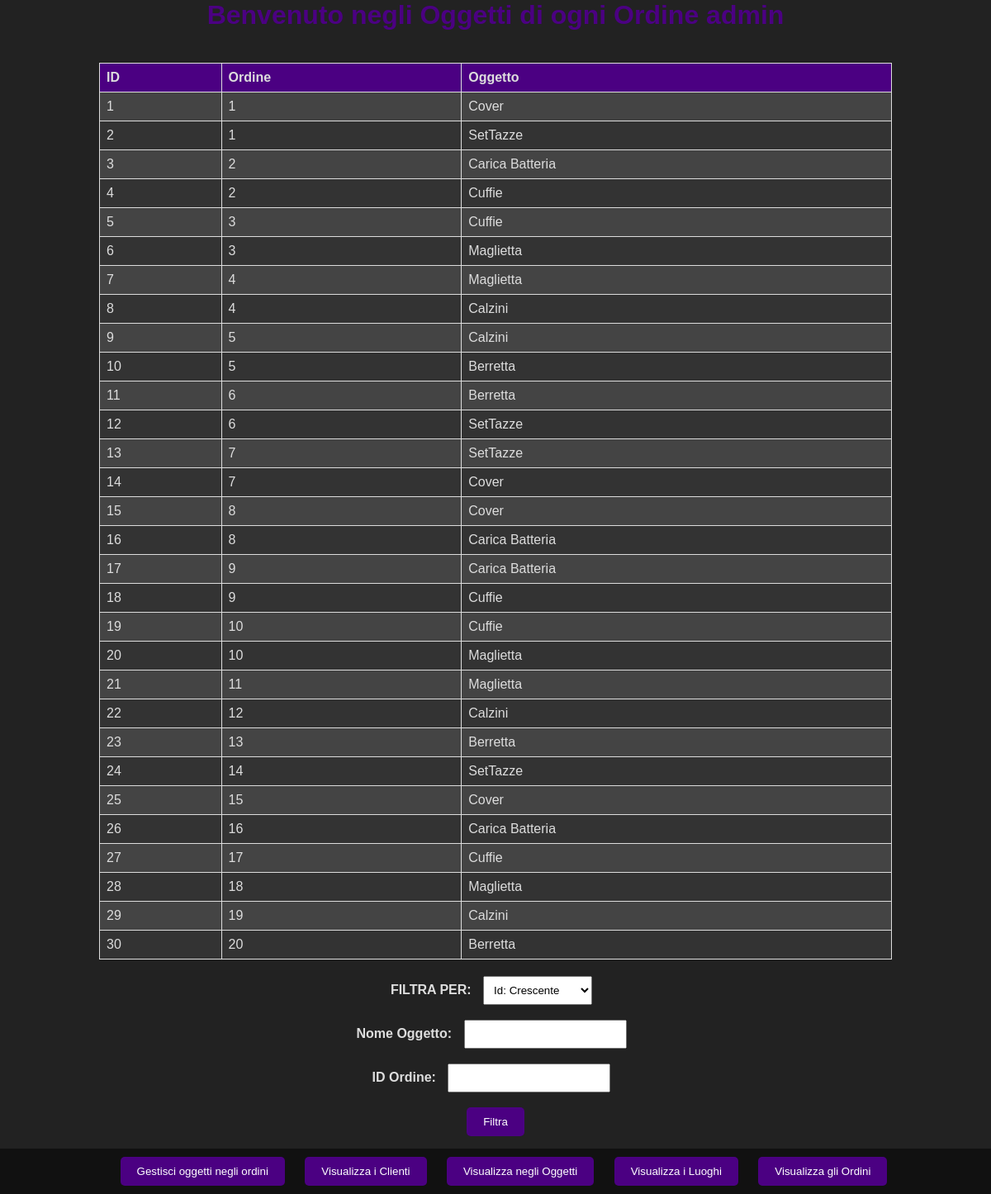
/oggetti_ordini.php (signed in), run on the app's committed database.
### tables this page shows
CREATE TABLE `ordini_oggetti` (
  `id` int(11) NOT NULL,
  `id_ordini` int(11) DEFAULT NULL,
  `id_oggetti` int(11) DEFAULT NULL
);

CREATE TABLE `oggetti` (
  `id` int(11) NOT NULL,
  `nome` varchar(50) NOT NULL,
  `costo` int(11) NOT NULL
);

### oggetti_ordini.php (the view, shortened to what this page needs)
<?php
require "credenziali.php";
if (isset($_SESSION["UTENTE"])) {
    echo "<html>
        <head>
        <style>
        body {
            font-family: Arial, sans-serif;
            margin: 0;
            padding: 0;
            margin-bottom: 70px;
            background-color: #222;
            color: #ddd;
        }
        h1 {
            text-align: center;
            color: #4B0082; /* Indaco */
        }
        table {
            width: 80%;
            margin: auto;
            border-collapse: collapse;
            background-color: #333;
        }
        th, td {
            border: 1px solid #ddd;
            padding: 8px;
            text-align: left;
            color: #ddd;
        }
        th {
            background-color: #4B0082; /* Indaco */
            color: #ddd;
        }
        tr:nth-child(even) {
            background-color: #444;
        }
        footer {
            background-color: #111;
            color: #ddd;
            padding: 10px;
            text-align: center;
            position: fixed;
            bottom: 0;
            width: 100%;
        }
        button {
            padding: 10px 20px;
            margin: 0 10px;
            background-color: #4B0082; /* Indaco */
            color: white;
            border: none;
            border-radius: 5px;
            cursor: pointer;
        }
        button:hover {
            background-color: #6A5ACD; /* Lavanda scuro */
        }
        form {
            margin-top: 20px;
            text-align: center;
        }
        label {
            font-weight: bold;
            margin-right: 10px;
            color: #ddd;
        }
        select, input {
            padding: 8px;
            margin-right: 10px;
        }
    </style>
        </head>
        <body>";
    echo "<h1>Benvenuto negli Oggetti di ogni Ordine " . $_SESSION["UTENTE"]. "</h1>";
    echo "<footer>
        <button onclick='redirectToPage(\"aggiungi_ordineoggetto.php\")'>Gestisci oggetti negli ordini</button>
        <button onclick='redirectToPage(\"protetta.php\")'>Visualizza i Clienti</button>
        <button onclick='redirectToPage(\"oggetti.php\")'>Visualizza negli Oggetti</button>
        <button onclick='redirectToPage(\"luoghi.php\")'>Visualizza i Luoghi</button>
        <button onclick='redirectToPage(\"ordini.php\")'>Visualizza gli Ordini</button>
      </footer><br>";
    try {
        $conn = new PDO("mysql:host=$servername;dbname=$dbname", $username, $password);
        $conn->setAttribute(PDO::ATTR_ERRMODE, PDO::ERRMODE_EXCEPTION);
        $sql = 'SELECT oo.id, oo.id_ordini, og.nome AS nome_oggetto FROM ordini_oggetti oo INNER JOIN oggetti og ON oo.id_oggetti = og.id';
        $params = [];
        $statement = $conn->prepare($sql);
        $statement->execute($params);
        if ($statement->rowCount() > 0) {
            echo "<table>
                    <tr>
                        <th>ID</th>
                        <th>Ordine</th>
                        <th>Oggetto</th>
                    </tr>";
            while ($row = $statement->fetch(PDO::FETCH_ASSOC)) {
                $id_ordini = $row['id_ordini'] ?? '-';
                $nome_oggetto = $row['nome_oggetto'] ?? '-';
                echo "<tr>
                        <td>{$row['id']}</td>
                        <td>{$id_ordini}</td>
                        <td>{$nome_oggetto}</td>
                    </tr> ";
            }
            echo "</table>";
            echo "<form method='POST'>
                    <label for='my_html_select_box'>FILTRA PER:</label>
                    <select name='my_html_select_box'>
                        <option>Id: Crescente</option>
                        <option>Id: Decrescente</option>
                    </select><br><br>
                    <label for='nome_oggetto'>Nome Oggetto:</label>
                    <input type='text' name='nome_oggetto'><br><br>
                    <label for='id_ordine'>ID Ordine:</label>
                    <input type='text' name='id_ordine'><br><br>
                    <button type='submit'>Filtra</button>
                </form>";
        } else {
            echo "Nessun risultato trovato";
        }
    } catch (PDOException $e) {
        echo "Connection failed: " . $e->getMessage();
    } finally {
        $conn = null;
    }
    echo "</body>
        </html>";
} else {
    echo "Accesso non consentito";
}
?>

### oggetti_ordini.php (style rules this page uses)
body { font-family: Arial, sans-serif; margin: 0; padding: 0; margin-bottom: 70px; background-color: #222; color: #ddd; }
h1 { text-align: center; color: #4B0082; }
table { width: 80%; margin: auto; border-collapse: collapse; background-color: #333; }
th, td { border: 1px solid #ddd; padding: 8px; text-align: left; color: #ddd; }
th { background-color: #4B0082; color: #ddd; }
tr:nth-child(even) { background-color: #444; }
footer { background-color: #111; color: #ddd; padding: 10px; text-align: center; position: fixed; bottom: 0; width: 100%; }
button { padding: 10px 20px; margin: 0 10px; background-color: #4B0082; color: white; border: none; border-radius: 5px; cursor: pointer; }
form { margin-top: 20px; text-align: center; }
label { font-weight: bold; margin-right: 10px; color: #ddd; }
select, input { padding: 8px; margin-right: 10px; }

### data on the page
ordini_oggetti: id "1", id_ordini "1", id_oggetti.nome "Cover"
ordini_oggetti: id "2", id_ordini "1", id_oggetti.nome "SetTazze"
ordini_oggetti: id "3", id_ordini "2", id_oggetti.nome "Carica Batteria"
ordini_oggetti: id "4", id_ordini "2", id_oggetti.nome "Cuffie"
ordini_oggetti: id "5", id_ordini "3", id_oggetti.nome "Cuffie"
ordini_oggetti: id "6", id_ordini "3", id_oggetti.nome "Maglietta"
ordini_oggetti: id "7", id_ordini "4", id_oggetti.nome "Maglietta"
ordini_oggetti: id "8", id_ordini "4", id_oggetti.nome "Calzini"
ordini_oggetti: id "9", id_ordini "5", id_oggetti.nome "Calzini"
ordini_oggetti: id "10", id_ordini "5", id_oggetti.nome "Berretta"
ordini_oggetti: id "11", id_ordini "6", id_oggetti.nome "Berretta"
ordini_oggetti: id "12", id_ordini "6", id_oggetti.nome "SetTazze"
ordini_oggetti: id "13", id_ordini "7", id_oggetti.nome "SetTazze"
ordini_oggetti: id "14", id_ordini "7", id_oggetti.nome "Cover"
ordini_oggetti: id "15", id_ordini "8", id_oggetti.nome "Cover"
ordini_oggetti: id "16", id_ordini "8", id_oggetti.nome "Carica Batteria"
ordini_oggetti: id "17", id_ordini "9", id_oggetti.nome "Carica Batteria"
ordini_oggetti: id "18", id_ordini "9", id_oggetti.nome "Cuffie"
ordini_oggetti: id "19", id_ordini "10", id_oggetti.nome "Cuffie"
ordini_oggetti: id "20", id_ordini "10", id_oggetti.nome "Maglietta"
ordini_oggetti: id "21", id_ordini "11", id_oggetti.nome "Maglietta"
ordini_oggetti: id "22", id_ordini "12", id_oggetti.nome "Calzini"
ordini_oggetti: id "23", id_ordini "13", id_oggetti.nome "Berretta"
ordini_oggetti: id "24", id_ordini "14", id_oggetti.nome "SetTazze"
ordini_oggetti: id "25", id_ordini "15", id_oggetti.nome "Cover"
ordini_oggetti: id "26", id_ordini "16", id_oggetti.nome "Carica Batteria"
ordini_oggetti: id "27", id_ordini "17", id_oggetti.nome "Cuffie"
ordini_oggetti: id "28", id_ordini "18", id_oggetti.nome "Maglietta"
ordini_oggetti: id "29", id_ordini "19", id_oggetti.nome "Calzini"
ordini_oggetti: id "30", id_ordini "20", id_oggetti.nome "Berretta"
